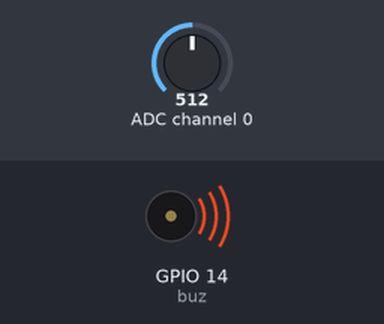
Bench run of a program on a simulated Raspberry Pi (BCM pin numbers). Shown: buzzer (waves = sounding). Inputs (shaded band) come from the test bench; at power-on: ADC channel 0 = 512 (analog values on the 0–1023 scale). What the program prints to the terminal is not drawn.

Above: at 1.2 s.
1.3 s: ADC channel 0 set to 306
Timing chart, 0 to 4.3 s (numbered marks = the images above; inputs shaded):
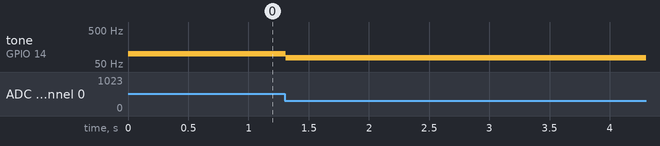

Measured:
- after the input at 1.3 s, tone on GPIO 14 (buz): 100 Hz → 76 Hz at once

The program:

Light_detection.py
```python
##ex10) Light_Detection.py

import RPi.GPIO as GPIO
import smbus
import time

bus = smbus.SMBus(1)

add = 0x48

GPIO.setwarnings(False)
GPIO.setmode(GPIO.BCM)
GPIO.setup(14,GPIO.OUT)
buz = GPIO.PWM(14,100)
buz.start(100)
buz.ChangeDutyCycle(80)

def readAD():
    analog = bus.read_byte(add)
    return analog
while True:
    bus.write_byte(add,0x00)
    time.sleep(0.1)
    readAD()
    an0 = readAD()
    print ("%3d\n" % an0)

    if an0 < 100:
        buz.ChangeFrequency(an0)

GPIO.cleanup()
```
